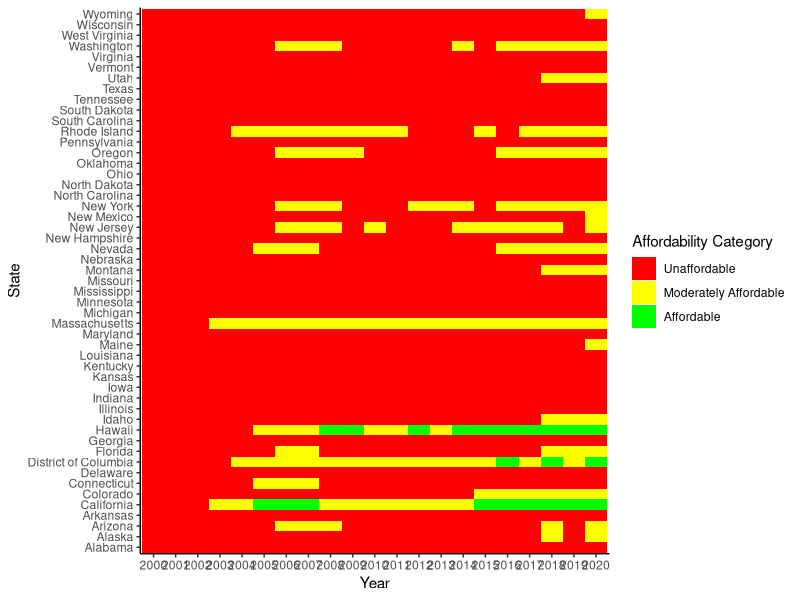
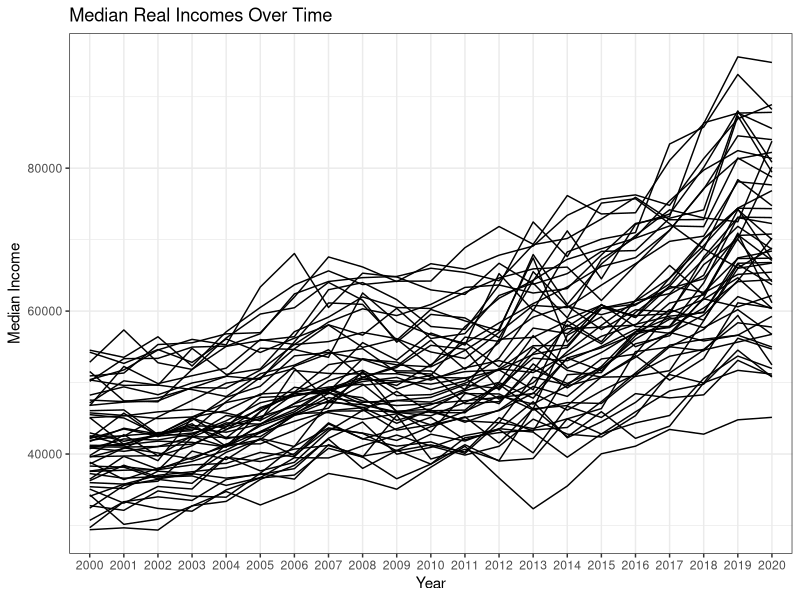
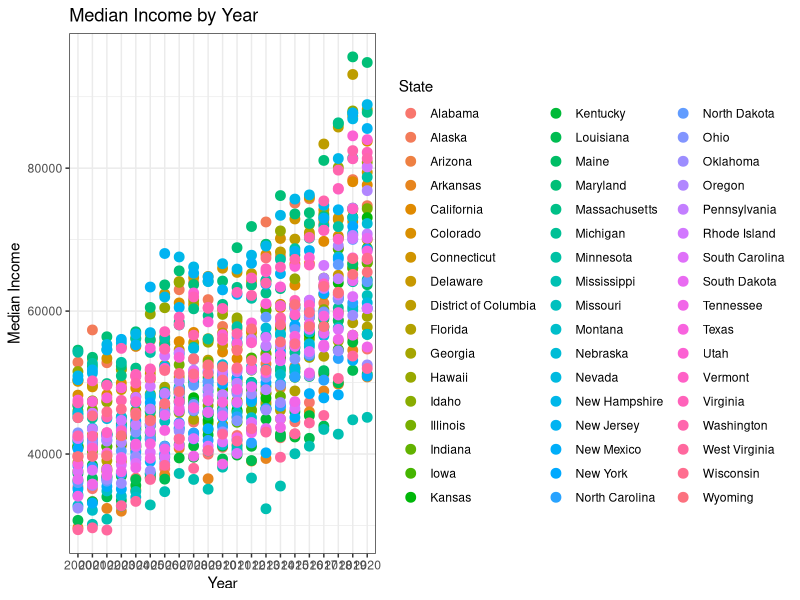
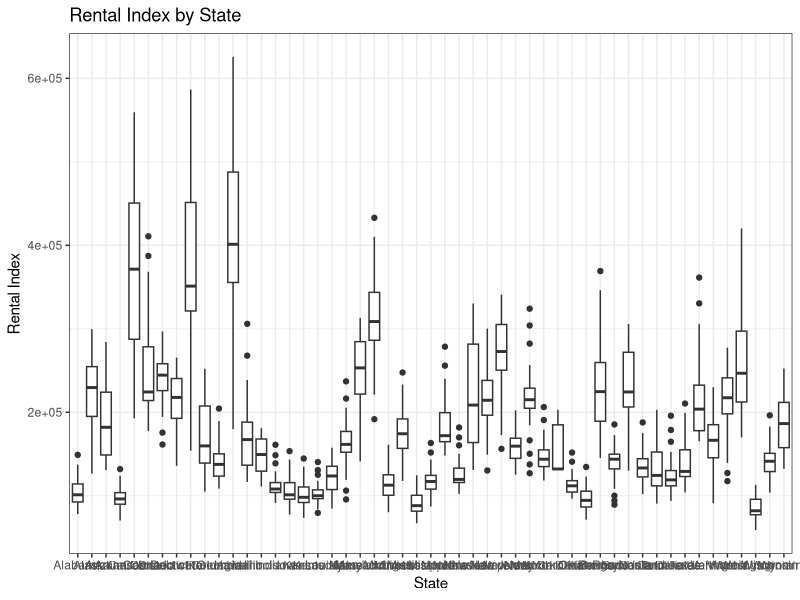
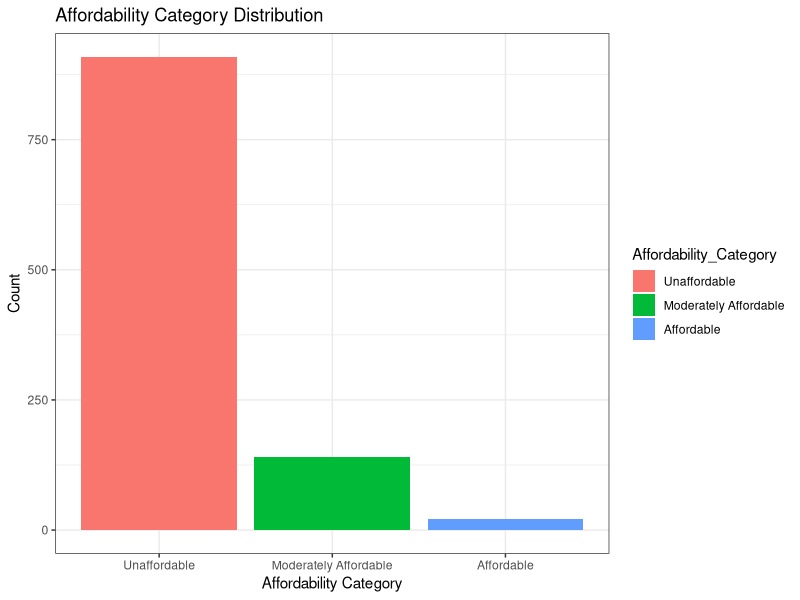
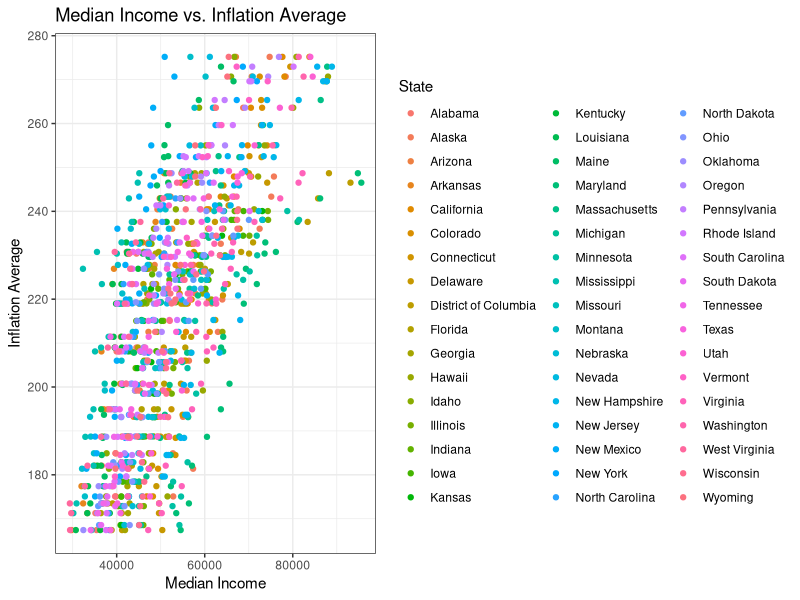
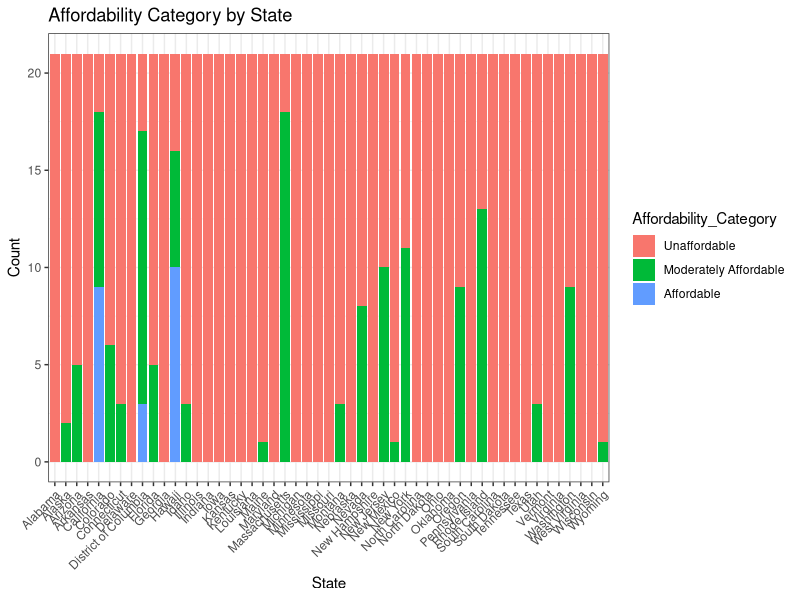
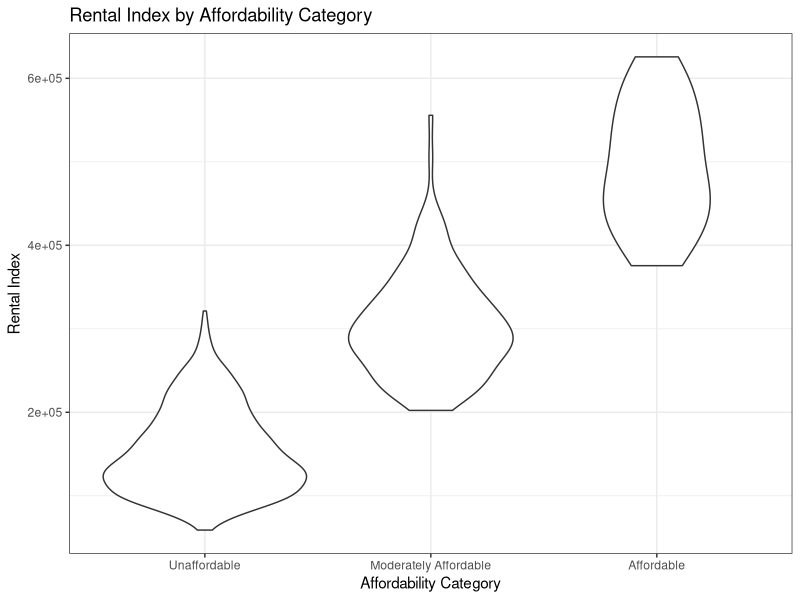

The R source for these figures, in order:
## ---- chunk 1
#| label: setup
#| warning: false
#| message: false

library(tidyverse)
library(dplyr)
library(ggplot2)
library(readxl)

knitr::opts_chunk$set(echo = TRUE, warning=FALSE, message=FALSE)
## ---- chunk 2

state_to_region <- function(state) {
  region_lookup <- list(
    Northeast = c("Connecticut", "Maine", "Massachusetts", "New Hampshire", "New Jersey", "New York", "Pennsylvania", "Rhode Island", "Vermont"),
    South = c("Delaware", "District of Columbia", "Florida", "Georgia", "Maryland", "North Carolina", "South Carolina", "Virginia", "West Virginia", "Alabama", "Kentucky", "Mississippi", "Tennessee", "Arkansas", "Louisiana", "Oklahoma", "Texas"),
    Midwest = c("Illinois", "Indiana", "Michigan", "Ohio", "Wisconsin", "Iowa", "Kansas", "Minnesota", "Missouri", "Nebraska", "North Dakota", "South Dakota"),
    West = c("Arizona", "Colorado", "Idaho", "Montana", "Nevada", "New Mexico", "Utah", "Wyoming", "Alaska", "California", "Hawaii", "Oregon", "Washington")
  )
  region <- NA
  for (r in names(region_lookup)) {
    if (state %in% region_lookup[[r]]) {
      region <- r
      break
    }
  }
  return(region)
}

## ---- chunk 3
getwd()
income_data <- read_excel("Rahul_Final_projectData/income_state.xlsx")

df_inflation <- read_excel("Rahul_Final_projectData/USA_inflation_data.xlsx")

df_rentalindex <- read.csv("Rahul_Final_projectData/ZHVI.csv")

## ---- chunk 4
#Function to get income data by state and year

get_median_se <- function(income_data, year, state){
  rownum <- which(income_data$State == state)
  colnum <- which(colnames(income_data) == year)
  median_income <- as.numeric(income_data[rownum, colnum])
  se <- as.numeric(income_data[rownum, colnum+1])
  #diff <- median_income - se
  return(c(as.character(median_income), as.character(se)))
}

get_median_se(income_data, "2021", "Alabama")


#Function to get inflation data

avg_by_region_and_year <- function(df, state, year) {
  region <- state_to_region(state)
  subset_df <- subset(df, Region == region & Year == year)
  row_avgs <- apply(subset_df[, 4:ncol(subset_df)], 1, mean, na.rm = TRUE)
  overall_avg <- mean(row_avgs, na.rm = TRUE)
  return(overall_avg)
}

# example usage
avg_by_region_and_year(df_inflation, "Texas", 2000)


df_rentalindex$Date <- as.Date(df_rentalindex$Date, format = "%Y-%m-%d")

# function to calculate average rental index for a state and year
get_state_rentalindex <- function(df,state, year) {
  df_filtered <- subset(df, format(as.Date(Date), "%Y") == year)
  state_new <- chartr(" ", ".", state)
  state_avg <- mean(df_filtered[[state_new]])
  return(state_avg)
}
# example usage
get_state_rentalindex(df_rentalindex,"District of Columbia", "2000")

## ---- chunk 5
dim(income_data)
dim(df_inflation)
dim(df_rentalindex)
head(income_data)
## ---- chunk 6

summary(df_rentalindex)

## ---- chunk 7
# Create an empty data frame to store the results
result_df <- data.frame(State = character(),
                        Year = character(),
                        Median_Income = numeric(),
                        Standard_Error = numeric(),
                        Inflation_Average = numeric(),
                        Rental_Index = numeric(),
                        stringsAsFactors = FALSE)

# Loop through each state and year
for (state in unique(income_data$State)) {
  for (year in 2000:2020) {
    median_se <- get_median_se(income_data, as.character(year),as.character(state))
    inflation_avg <- avg_by_region_and_year(df_inflation, as.character(state), as.character(year))
    rental_index <- get_state_rentalindex(df_rentalindex, as.character(state), as.character(year))
    #print(median_se,inflation_avg,rental_index)
    # Add the calculated values to the result data frame
    result_df <- rbind(result_df, data.frame(State = state,
                                             Year = as.character(year),
                                             Median_Income = as.numeric(median_se[1]),
                                             Standard_Error = as.numeric(median_se[2]),
                                             Inflation_Average = inflation_avg,
                                             Rental_Index = rental_index,
                                             stringsAsFactors = FALSE))
  }
}

# Print the resulting data frame
result_df <- result_df %>%
  filter(!is.na(State) & State != "United States")

library(ggplot2)

# Calculate the affordability score
result_df$Affordability_Score <- result_df$Rental_Index / result_df$Median_Income * (1 + result_df$Inflation_Average)

# Categorize states based on affordability score
# Categorize states based on affordability score range
result_df$Affordability_Category <- cut(result_df$Affordability_Score,
                                        breaks = c(-Inf, 1000, 1500, Inf),
                                        labels = c("Unaffordable", "Moderately Affordable", "Affordable"),
                                        include.lowest = TRUE)


result_df

## ---- chunk 8
# Heatmap of affordability scores
heatmap <- ggplot(result_df, aes(x = Year, y = State, fill = Affordability_Category)) +
  geom_tile() +
  scale_fill_manual(values = c("Affordable" = "green", "Moderately Affordable" = "yellow", "Unaffordable" = "red")) +
  labs(x = "Year", y = "State", fill = "Affordability Category") +
  theme_classic()
# Display the visualizations
heatmap
## ---- chunk 9
# Plot median real incomes over time
income_plot <- ggplot(result_df, aes(x = Year, y = Median_Income, group = State)) +
  geom_line() +
  labs(x = "Year", y = "Median Income", title = "Median Real Incomes Over Time") +
  theme_bw()


income_plot


## ---- chunk 10
library(ggplot2)

plot1 <- ggplot(result_df, aes(x = Year, y = Median_Income, color = State)) +
  geom_point() +
  labs(x = "Year", y = "Median Income", title = "Median Income by Year") +
  theme_bw()

# Adjust the size of the points if needed
plot1 + geom_point(size = 3)

## ---- chunk 11
plot2 <- ggplot(result_df, aes(x = State, y = Rental_Index)) +
  geom_boxplot() +
  labs(x = "State", y = "Rental Index", title = "Rental Index by State") +
  theme_bw()

plot2
## ---- chunk 12
plot3 <- ggplot(result_df, aes(x = Affordability_Category, fill = Affordability_Category)) +
  geom_bar() +
  labs(x = "Affordability Category", y = "Count", title = "Affordability Category Distribution") +
  theme_bw()

plot3
## ---- chunk 13
plot4 <- ggplot(result_df, aes(x = Median_Income, y = Inflation_Average, color = State)) +
  geom_point() +
  labs(x = "Median Income", y = "Inflation Average", title = "Median Income vs. Inflation Average") +
  theme_bw()

plot4
## ---- chunk 14
plot6 <- ggplot(result_df, aes(x = State, fill = Affordability_Category)) +
  geom_bar() +
  labs(x = "State", y = "Count", title = "Affordability Category by State") +
  theme_bw() +
  theme(axis.text.x = element_text(angle = 45, hjust = 1))

plot6
## ---- chunk 15
plot7 <- ggplot(result_df, aes(x = Affordability_Category, y = Rental_Index)) +
  geom_violin() +
  labs(x = "Affordability Category", y = "Rental Index", title = "Rental Index by Affordability Category") +
  theme_bw()

plot7
## ---- chunk 16
plot8 <- ggplot(result_df, aes(x = State, y = Median_Income, fill = State)) +
  geom_bar(stat = "identity") +
  labs(x = "State", y = "Median Income", title = "Median Income by State") +
  theme_bw() +
  theme(axis.text.x = element_text(angle = 45, hjust = 1))

plot8
## ---- chunk 17
plot9 <- ggplot(result_df, aes(x = Year, y = Inflation_Average, fill = State)) +
  geom_bar(stat = "identity", position = "dodge") +
  labs(x = "Year", y = "Inflation Average", title = "Inflation Average by Year") +
  theme_bw()

plot9
